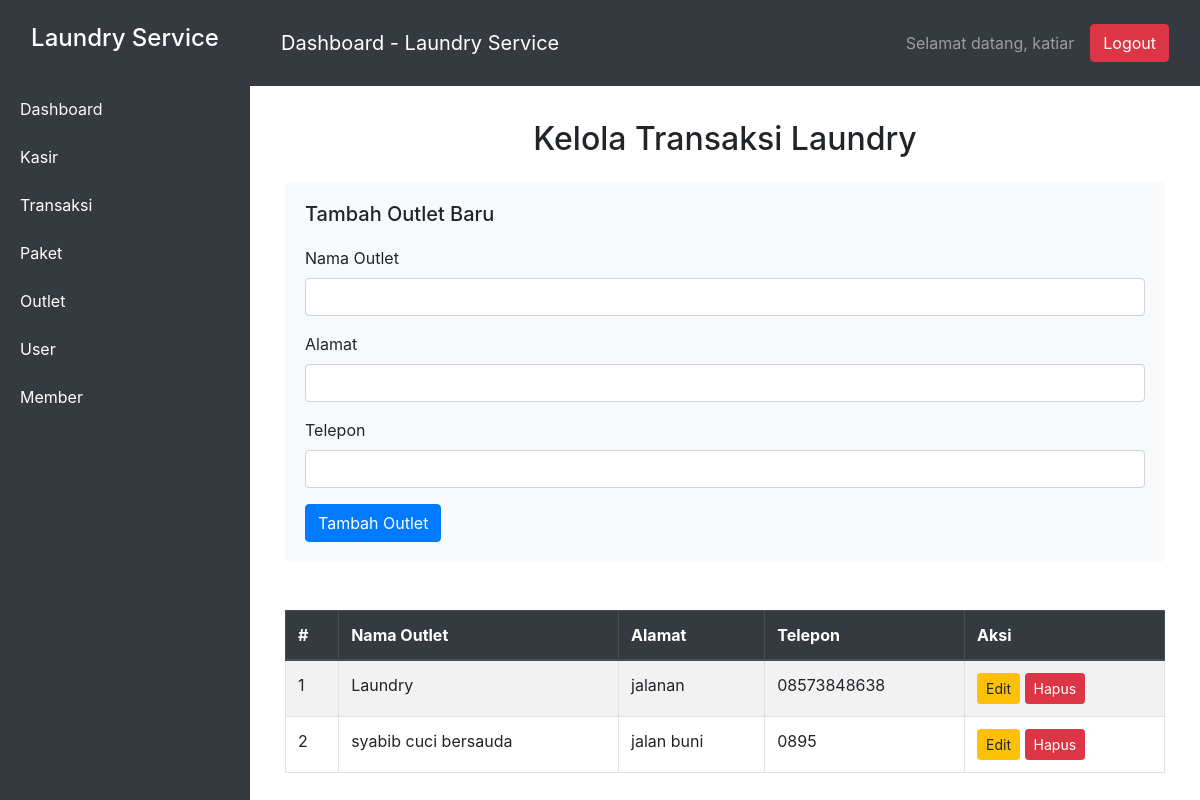
Page /view/outlet.php (signed in) on the committed database.
### tables this page shows
CREATE TABLE `outlet` (
  `id` int(11) NOT NULL,
  `nama` varchar(20) NOT NULL,
  `alamat` text NOT NULL,
  `telepon` varchar(15) NOT NULL,
  `background` varchar(100) NOT NULL
);

### database/database.php (called while the page is built, shortened)
<?php
class Database
{
    private $host = 'localhost';
    private $username = 'root';
    private $password = '';
    private $dbname = 'laundry';
    protected $connect;
    public function __construct()
    {
        $this->connect = new mysqli($this->host, $this->username, $this->password, $this->dbname);
    }
    public function all($table)
    {
        $data = [];
        $sql = "SELECT * FROM $table";
        $stmt = $this->connect->prepare($sql);
        $stmt->execute();
        $result = $stmt->get_result();
        if ($result->num_rows > 0) {
            while ($row = $result->fetch_assoc()) {
                $data[] = $row;
            }
        }
        return $data;
    }
}

### controller/outletController.php (called while the page is built, shortened)
<?php
include __DIR__.'/../model/outlet.php';
class outletController
{
    private $model;
    public function __construct()
    {
        $this->model = new outletModel;
    }
    public function index()
    {
        $all = $this->model->index();
        return $all;
    }
}

### model/outlet.php (called while the page is built, shortened)
<?php
include __DIR__.'/../database/database.php';
class outletModel extends Database
{
    private $table = 'outlet';
    public function index()
    {
        $all = $this->all($this->table);
        return $all;
    }
}

### view/outlet.php (the view, shortened to what this page needs)
<?php
include __DIR__.'/../controller/outletController.php';
$data = new outletController;
$outlet = $data->index();
?>
<!DOCTYPE html>
<html lang="id">
<head>
    <link rel="stylesheet" href="https://stackpath.bootstrapcdn.com/bootstrap/4.5.2/css/bootstrap.min.css">
</head>
<body>
    <div class="wrapper">
        <nav id="sidebar">
            <div class="sidebar-header text-center py-4">
                <h4>Laundry Service</h4>
            </div>
            <ul class="list-group">
                <?php
                if(isset($_SESSION['admin'])){
                ?>
                <a href="index.php" class="text-light"><li class="list-group-item">Dashboard</a></li>
                <a href="kasir.php" class="text-light"><li class="list-group-item">Kasir</li></a>
                <a href="transaksi.php" class="text-light"><li class="list-group-item">Transaksi</li></a>
                <a href="paket.php" class="text-light"><li class="list-group-item">Paket</li></a>
                <a href="outlet.php" class="text-light"><li class="list-group-item">Outlet</li></a>
                <a href="user.php" class="text-light"><li class="list-group-item">User</li></a>
                <a href="member.php" class="text-light"><li class="list-group-item">Member</li></a>
                <?php
                    }
                ?>
            </ul>
        </nav>
        <header id="header">
            <nav class="navbar navbar-expand-lg navbar-dark">
                <span class="navbar-brand">Dashboard - Laundry Service</span>
                <div class="ml-auto d-flex align-items-center">
                    <span class="navbar-text mr-3">Selamat datang, <?=$_SESSION['admin']['username']?></span>
                    <form action="../routes/auth.php" method="post" class="mb-0">
                        <button type="submit" class="btn btn-danger" name="action" value="logout">Logout</button>
                    </form>
                </div>
            </nav>
        </header>
        <div id="content">
            <div id="main-content" class="container" style="margin-top: 100px">
                <h2 class="text-center mb-4">Kelola Transaksi Laundry</h2>
                <div class="form-section mb-4">
                    <h5><?= isset($edit) ? 'Edit Outlet' : 'Tambah Outlet Baru' ?></h5>
                    <form action="../routes/outlet.php" method="post">
                        <div class="form-group">
                            <label for="namaOutlet">Nama Outlet</label>
                            <input type="text" class="form-control" id="namaOutlet" name="nama" value="<?= isset($edit['nama']) ? htmlspecialchars($edit['nama']) : '' ?>" required>
                        </div>
                        <div class="form-group">
                            <label for="alamatOutlet">Alamat</label>
                            <input type="text" class="form-control" id="alamatOutlet" name="alamat" value="<?= isset($edit['alamat']) ? htmlspecialchars($edit['alamat']) : '' ?>" required>
                        </div>
                        <div class="form-group">
                            <label for="teleponOutlet">Telepon</label>
                            <input type="text" class="form-control" id="teleponOutlet" name="telepon" value="<?= isset($edit['telepon']) ? htmlspecialchars($edit['telepon']) : '' ?>" required>
                        </div>
                        <button type="submit" class="btn btn-primary" name="action" value="<?= isset($edit) ? 'update' : 'insert' ?>">
                            <?= isset($edit) ? 'Update Outlet' : 'Tambah Outlet' ?>
                        </button>
                    </form>
                </div>
                <div class="table-responsive">
                    <table class="table table-bordered table-striped mt-4">
                        <thead class="thead-dark">
                            <tr>
                                <th>#</th>
                                <th>Nama Outlet</th>
                                <th>Alamat</th>
                                <th>Telepon</th>
                                <th>Aksi</th>
                            </tr>
                        </thead>
                        <tbody>
                        <?php
                        $no = 1;
                        foreach($outlet as $outlets){
                        ?>
                            <tr>
                                <td><?=$no++?></td>
                                <td><?=$outlets['nama']?></td>
                                <td><?=$outlets['alamat']?></td>
                                <td><?=$outlets['telepon']?></td>
                                <td>
                                    <a class="btn btn-warning btn-sm" href="outlet.php?id=<?=md5($outlets['id'])?>">Edit</a>
                                    <a href="../routes/outlet.php?id=<?=md5($outlets['id'])?>&&action=destroy" class="btn btn-danger btn-sm">Hapus</a>
                                </td>
                            </tr>
                        <?php
                        }
                        ?>
                        </tbody>
                    </table>
                </div>
            </div>
        </div>
    </div>
</body>
</html>

### view/outlet.php (style rules this page uses)
.wrapper { display: flex; width: 100%; }
#sidebar { min-width: 250px; max-width: 250px; background: #343a40; color: #fff; height: 100vh; position: fixed; }
#sidebar .list-group { margin: 0; }
#sidebar .list-group-item { background: #343a40; color: #fff; border: none; }
#content { margin-left: 250px; width: 100%; padding: 20px; }
#header { background-color: #343a40; color: white; padding: 15px; position: fixed; top: 0; left: 250px; width: calc(100% - 250px); z-index: 1000; }
#header .navbar { display: flex; justify-content: space-between; align-items: center; }
#main-content { margin-top: 70px; }
.table-responsive { margin-top: 20px; }
.form-section { background-color: #f8f9fa; padding: 20px; border-radius: 5px; }
.form-section h5 { margin-bottom: 20px; }

### rows in the picture
outlet: nama "Laundry", alamat "jalanan", telepon "08573848638"
outlet: nama "syabib cuci bersauda", alamat "jalan buni", telepon "0895"

### other values in the picture
$_SESSION['admin']['username'] "katiar"
